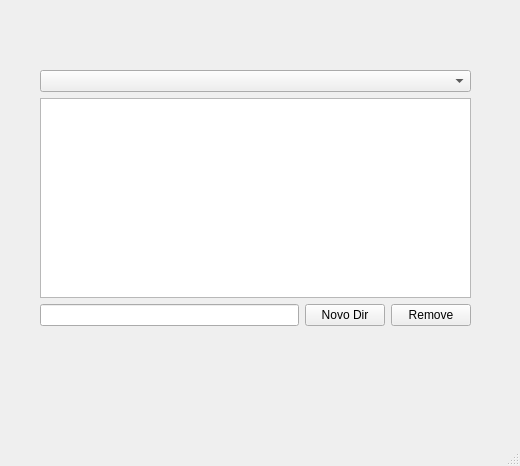
<?xml version="1.0" encoding="UTF-8"?>
<ui version="4.0">
 <class>MainWindow</class>
 <widget class="QMainWindow" name="MainWindow">
  <property name="geometry">
   <rect>
    <x>0</x>
    <y>0</y>
    <width>520</width>
    <height>466</height>
   </rect>
  </property>
  <property name="windowTitle">
   <string>MainWindow</string>
  </property>
  <widget class="QWidget" name="centralwidget">
   <widget class="QWidget" name="layoutWidget">
    <property name="geometry">
     <rect>
      <x>40</x>
      <y>70</y>
      <width>431</width>
      <height>256</height>
     </rect>
    </property>
    <layout class="QVBoxLayout" name="verticalLayout_2">
     <item>
      <layout class="QVBoxLayout" name="verticalLayout">
       <item>
        <widget class="QComboBox" name="comboBox"/>
       </item>
       <item>
        <widget class="QListWidget" name="listWidget"/>
       </item>
      </layout>
     </item>
     <item>
      <layout class="QHBoxLayout" name="horizontalLayout">
       <item>
        <widget class="QLineEdit" name="lineEdit"/>
       </item>
       <item>
        <widget class="QPushButton" name="pushButton">
         <property name="text">
          <string>Novo Dir</string>
         </property>
        </widget>
       </item>
       <item>
        <widget class="QPushButton" name="pushButton_2">
         <property name="text">
          <string>Remove</string>
         </property>
        </widget>
       </item>
      </layout>
     </item>
    </layout>
   </widget>
  </widget>
  <widget class="QMenuBar" name="menubar">
   <property name="geometry">
    <rect>
     <x>0</x>
     <y>0</y>
     <width>520</width>
     <height>22</height>
    </rect>
   </property>
  </widget>
  <widget class="QStatusBar" name="statusbar"/>
 </widget>
 <resources/>
 <connections/>
</ui>
